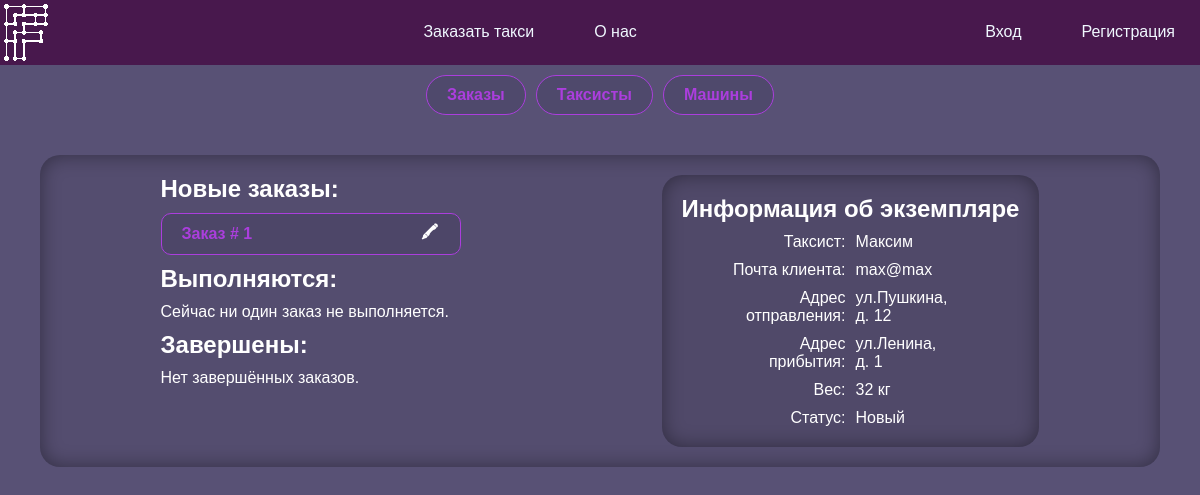
Page /admin.php?edit=order&id=1 on the earlier database version.
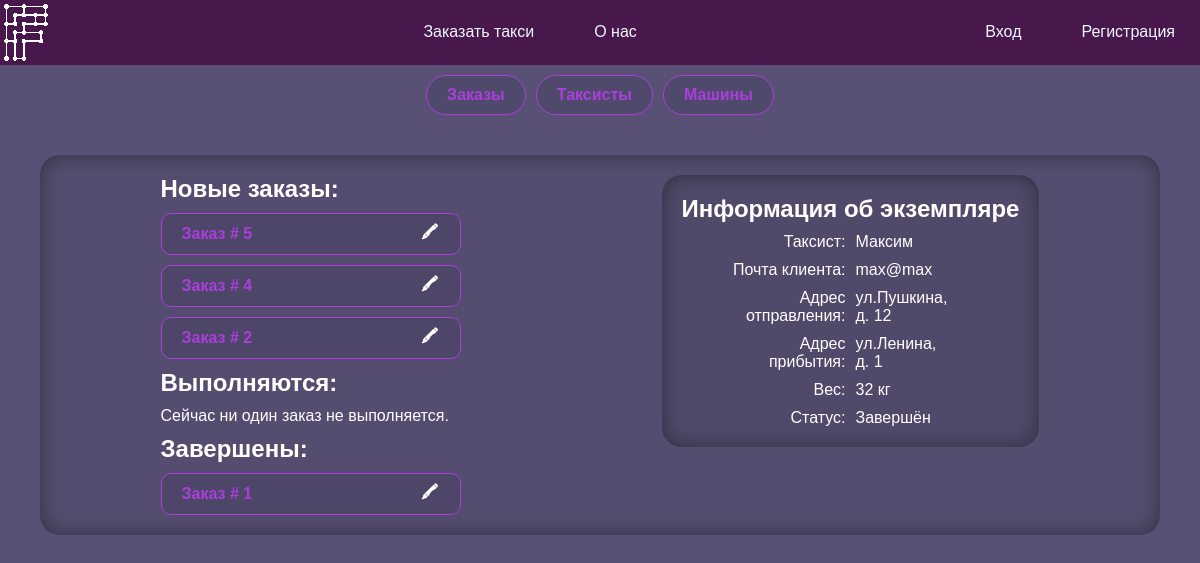
Same page on the later database version.
### tables this page shows
CREATE TABLE `orders` (
  `id` int(11) NOT NULL,
  `taxist` int(11) DEFAULT NULL,
  `client` int(11) NOT NULL,
  `from` int(11) NOT NULL,
  `to` int(11) NOT NULL,
  `weight` int(11) NOT NULL,
  `time` time NOT NULL DEFAULT '11:00:00',
  `cost` int(11) NOT NULL DEFAULT '150',
  `status` int(11) NOT NULL DEFAULT '1'
);

CREATE TABLE `users` (
  `id` int(11) NOT NULL,
  `login` varchar(128) NOT NULL,
  `name` varchar(32) NOT NULL,
  `phone` bigint(20) NOT NULL,
  `email` varchar(128) NOT NULL,
  `password` varchar(128) NOT NULL,
  `role` int(11) NOT NULL DEFAULT '1'
);

CREATE TABLE `streets` (
  `id` int(11) NOT NULL,
  `name` varchar(32) NOT NULL
);

CREATE TABLE `houses` (
  `id` int(11) NOT NULL,
  `street` int(11) NOT NULL,
  `house` int(11) NOT NULL
);

CREATE TABLE `statuses` (
  `id` int(11) NOT NULL,
  `name` varchar(128) NOT NULL
);

### funcs/DBinteraction.php (called while the page is built, shortened)
<?php
function selectFrom($query, $way)
{
    if (trim($query) == null) {
        $_SESSION['result'] = "Вы передали пустой запрос.";
    } else {
    require "connect.php";
    $res = $con->query($query);
    switch ($way) {
        case "ALL":
            $output = $res->fetch_all(MYSQLI_ASSOC);
            break;
        case "ONE":
            $output = $res->fetch_assoc();
            break;
    }}
    return $output;
}

### admin/admForms/order.php (the view)
<?php
require_once("./funcs/DBinteraction.php");
$query = "SELECT orders.id,
users.name AS taxist,
users.email AS client,
street_from.name AS `from_street_str`,
street_to.name AS `to_street_str`,
house_from.street AS `from_street`,
house_to.street AS `to_street`,
house_from.house AS `from_house`,
house_to.house AS `to_house`,
orders.weight,
statuses.name AS `status`
FROM orders
INNER JOIN users ON orders.client = users.id
INNER JOIN taxists ON orders.taxist = taxists.id
INNER JOIN statuses ON orders.status = statuses.id
INNER JOIN houses AS house_from ON orders.from = house_from.id
INNER JOIN houses AS house_to ON orders.to = house_to.id
INNER JOIN streets AS street_from ON house_from.street = street_from.id
INNER JOIN streets AS street_to ON house_to.street = street_to.id
WHERE `orders`.`id` = " . $_GET['id'];
$thisorder = selectFrom($query, "ONE");
?>
<h1>Информация об экземпляре</h1>
<?php
$descorder = [
    "Таксист",
    "Почта клиента",
    "Адрес отправления",
    "Адрес прибытия",
    "Вес",
    "Статус"
];
$descorderKey = 0;
foreach ($thisorder as $key => $item) {
    switch ($key) {
        case "id":
        case "from_street":
        case "to_street":
        case "from_house":
        case "to_house":
            break;
        case "from_street_str":
?>
            <div class="flex g10 mauto toolInfo">
                <span class="ctrl-r"><?= $descorder[$descorderKey] ?>:</span>
                <span>ул.<?= $item ?>,<br>д. <?= $thisorder['from_house'] ?></span>
            </div>
        <?php
            $descorderKey++;
            break;
        case "to_street_str":
        ?>
            <div class="flex g10 mauto toolInfo">
                <span class="ctrl-r"><?= $descorder[$descorderKey] ?>:</span>
                <span>ул.<?= $item ?>,<br>д. <?= $thisorder['to_house'] ?></span>
            </div>
        <?php
            $descorderKey++;
            break;
        case "weight":
        ?>
            <div class="flex g10 mauto toolInfo">
                <span class="ctrl-r"><?= $descorder[$descorderKey] ?>:</span>
                <span><?= $item ?> кг</span>
            </div>
        <?php
            $descorderKey++;
            break;
        default:
        ?>
            <div class="flex g10 mauto toolInfo">
                <span class="ctrl-r"><?= $descorder[$descorderKey] ?>:</span>
                <span><?= $item ?></span>
            </div>
<?php
            $descorderKey++;
            break;
    }
}
?>

### admin/toolOrders.php (shortened to what this page needs)
<?php
require_once("./funcs/DBinteraction.php");
$query = "SELECT orders.id,
statuses.name AS `status`
FROM orders
INNER JOIN statuses ON orders.status = statuses.id
ORDER BY `orders`.`id` DESC";
$orders = selectFrom($query, "ALL");
?>
<div class="list flex column g10 wcenter">
    <?php
    require("./funcs/listGenerator.php");
    ?>
    <h2>Новые заказы:</h2>
    <?php
    foreach ($orders as $order) {
        if ($order['status'] == "Новый") {
            generateListItem($order, "order");
        }
    }
    ?>
    <h2>Выполняются:</h2>
    <?php
    $emptyList = true;
    if ($emptyList) {
    ?>
        <p>Сейчас ни один заказ не выполняется.</p>
    <?php
    }
    ?>
    <h2>Завершены:</h2>
    <?php
    $emptyList = true;
    foreach ($orders as $order) {
        if ($order['status'] == "Завершён") {
            $emptyList = false;
        }
    }
    if ($emptyList) {
    ?>
        <p>Нет завершённых заказов.</p>
    <?php
    }
    ?>
</div>

### funcs/listGenerator.php (shortened to what this page needs)
<?php
function generateListItem($listItem, $listType)
{
?>
    <div class="accent brad10 flex jc-sb ai-c">
        <span>
            <?php
            switch ($listType) {
                case "order":
            ?>
                    Заказ #
                    <?= $listItem['id'] ?>
                <?php
                    break;
                ?>
            <?php
            }
            ?>
        </span>
        <div class="flex g10">
            <?php
            switch ($listType) {
                case "order":
                    $href = "?edit=order&id=" . $listItem['id'];
                    break;
            }
            ?>
            <a href="<?= $href ?>" class="accent-invert">🖍</a>
        </div>
    </div>
<?php
}

Differences in the rows shown:
changed orders "Максим": moves from the list under "Новые заказы:" to the list under "Завершены:"
added orders: id "5", shown under "Новые заказы:"
added orders: id "4", shown under "Новые заказы:"
added orders: id "2", shown under "Новые заказы:"
Other differences:
new list line: "Статус :"
new list line: "Завершён"
list line gone: "Статус :"
list line gone: "Новый"
text no longer shown: "Нет завершённых заказов."
